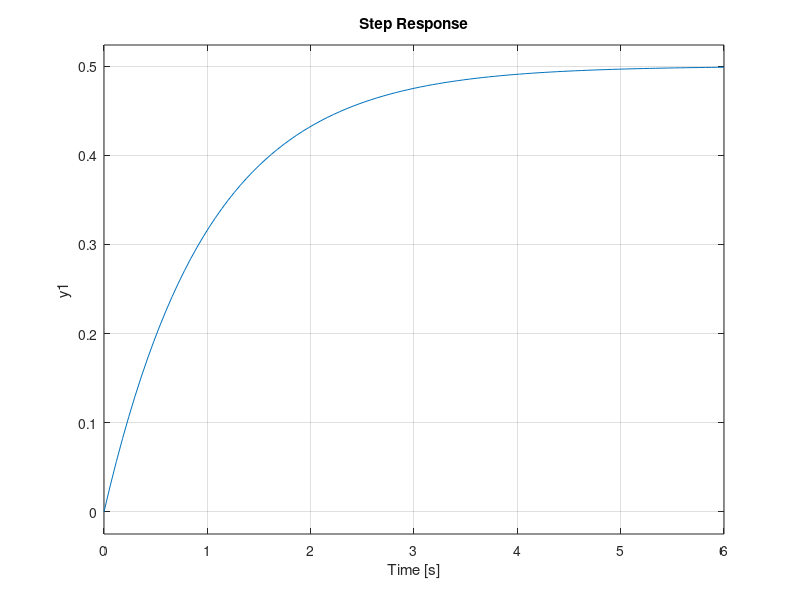
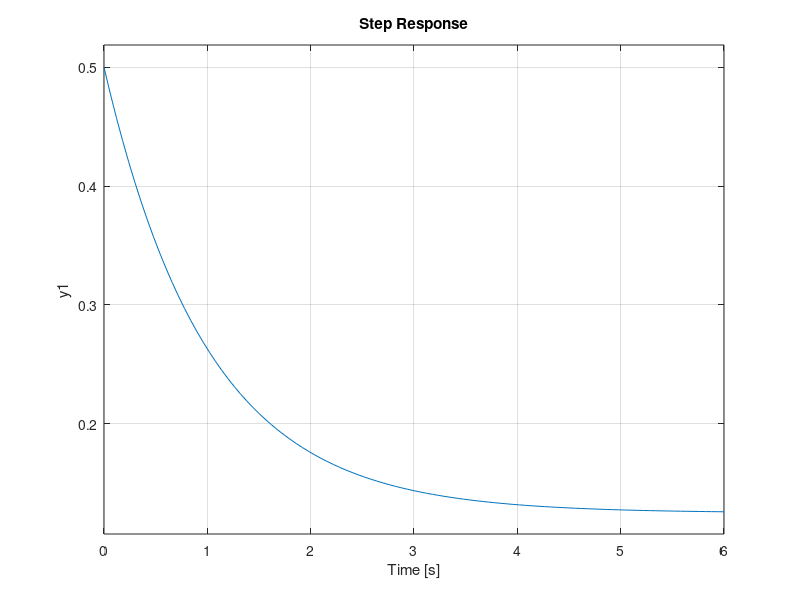
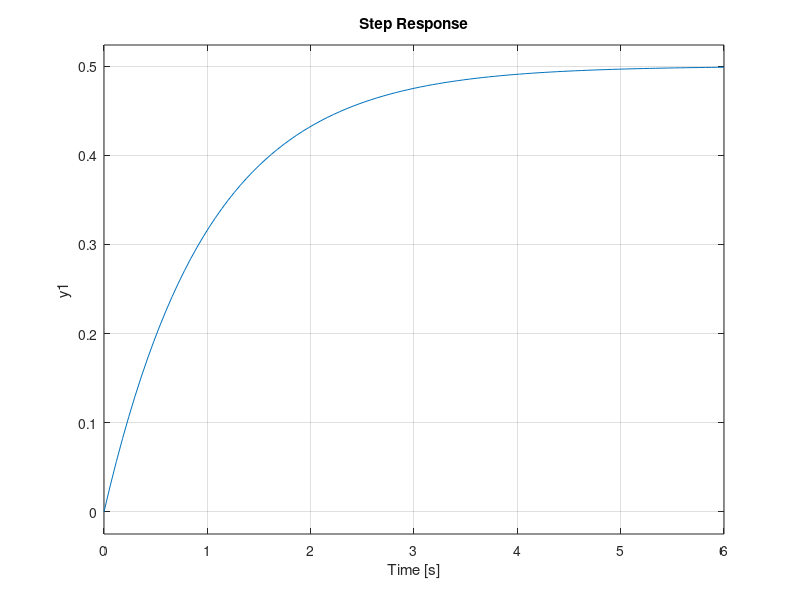
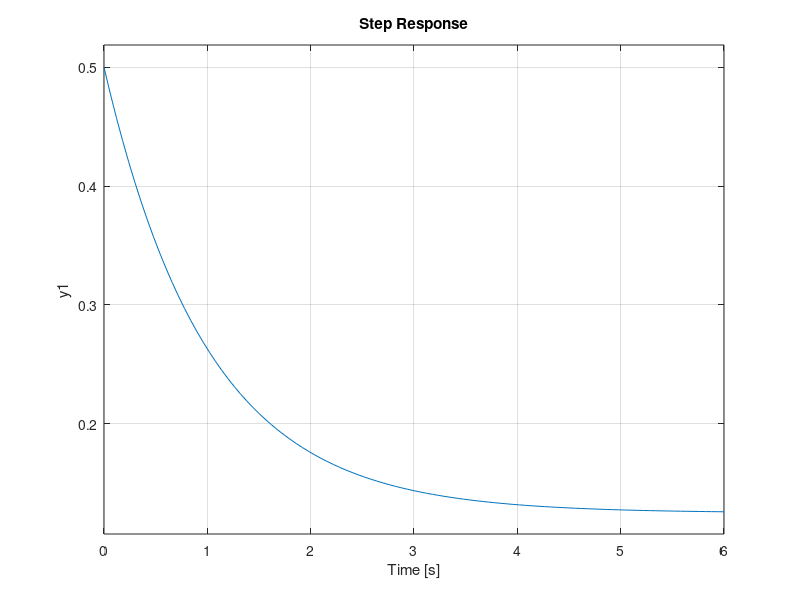

Source code (MATLAB) for these figures, in order:
clear variables; clc;
%% 1st point
hf = tf(2,[1 1]);

% module
t = 1;
hd = tf(1,[2*t^2 2*t])
hr = hd/hf;
minreal(hr)
wn = 1/t/sqrt(2)
zeta = 1/sqrt(2)
%ts = 4/zeta/wn
ts = 8*t
sigma = 0.043
figure,
step(hd); feedback(hd,1);

% symmetry
hd = tf([4*t 1],[8*t^3 8*t^2])
hr = hd/hf;
minreal(hr)
ts = 11*t
sigma = 0.43

figure,
step(hd); feedback(hd,1);
%% 2nd point
hs = tf(2,[1 1 0]);

% module
t = 1;
hd = tf(1,[2*t^2 2*t])
hr = hd/hf;
minreal(hr)
wn = 1/t/sqrt(2)
zeta = 1/sqrt(2)
%ts = 4/zeta/wn
ts = 8*t
sigma = 0.043
figure,
step(hd); feedback(hd,1);

% symmetry
hd = tf([4*t 1],[8*t^3 8*t^2])
hr = hd/hf;
minreal(hr)
ts = 11*t
sigma = 0.43

figure,
step(hd); feedback(hd,1);
%% 3rd point
hs = tf(2,[10 11 1]);

% module
t = 1;
hd = tf(1,[2*t^2 2*t])
hr = hd/hf;
minreal(hr)
wn = 1/t/sqrt(2)
zeta = 1/sqrt(2)
%ts = 4/zeta/wn
ts = 8*t
sigma = 0.043
figure,
step(hd); feedback(hd,1);

% symmetry
hd = tf([4*t 1],[8*t^3 8*t^2])
hr = hd/hf;
minreal(hr)
ts = 11*t
sigma = 0.43

figure,
step(hd); feedback(hd,1);
%% 4th point
hs = tf(2,[10 21 12 1]);

% module
t = 2;
hd = tf(1,[2*t^2 2*t])
hr = hd/hf;
minreal(hr)
wn = 1/t/sqrt(2)
zeta = 1/sqrt(2)
%ts = 4/zeta/wn
ts = 8*t
sigma = 0.043
figure,
step(hd); feedback(hd,1);

% symmetry
hd = tf([4*t 1],[8*t^3 8*t^2])
hr = hd/hf;
minreal(hr)
ts = 11*t
sigma = 0.43

figure,
step(hd); feedback(hd,1);
%% 5th point
hs = tf(2,[200 230 31 1]);

% module
t = 1;
hd = tf(1,[2*t^2 2*t])
hr = hd/hf;
minreal(hr)
wn = 1/t/sqrt(2)
zeta = 1/sqrt(2)
%ts = 4/zeta/wn
ts = 8*t
sigma = 0.043
figure,
step(hd); feedback(hd,1);

% symmetry
hd = tf([4*t 1],[8*t^3 8*t^2])
hr = hd/hf;
minreal(hr)
ts = 11*t
sigma = 0.43

figure,
step(hd); feedback(hd,1);
%% 6th point
hs = tf(2,[100 220 141 22 1]);

% module
t = 2;
hd = tf(1,[2*t^2 2*t])
hr = hd/hf;
minreal(hr)
wn = 1/t/sqrt(2)
zeta = 1/sqrt(2)
%ts = 4/zeta/wn
ts = 8*t
sigma = 0.043
figure,
step(hd); feedback(hd,1);

% symmetry
hd = tf([4*t 1],[8*t^3 8*t^2])
hr = hd/hf;
minreal(hr)
ts = 11*t
sigma = 0.43

figure,
step(hd); feedback(hd,1);
